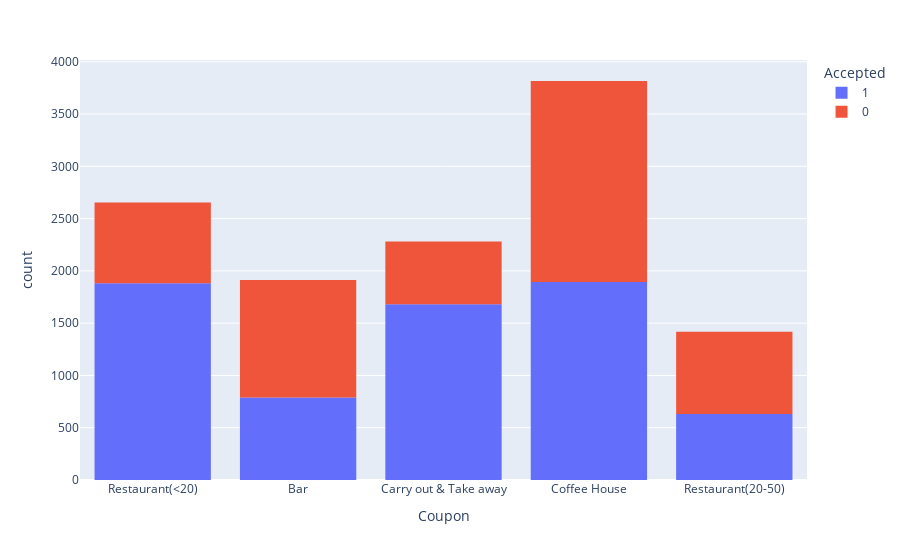

The notebook cell this image was saved under:
### Markdown cell above
5. Use a bar plot to visualize the `coupon` column.

### Code cell
#Exploring data further: A bar chart with coupon and wether or not it was accepted
coupons = px.histogram(data, x='Coupon', color='Accepted')
coupons.show()

### Figure 1 — Plotly figure (JSON) as saved in the notebook; plotly's stock layout.template omitted (floating-point values rounded to 4 significant figures; data arrays with more than 128 entries replaced by an {"elided": "..."} marker saying what was removed)
{"data": [{"alignmentgroup": "True", "bingroup": "x", "hovertemplate": "Accepted=1<br>Coupon=%{x}<br>count=%{y}<extra></extra>", "legendgroup": "1", "marker": {"color": "#636efa", "pattern": {"shape": ""}}, "name": "1", "offsetgroup": "1", "orientation": "v", "showlegend": true, "type": "histogram", "x": {"elided": "6877 str values"}, "xaxis": "x", "yaxis": "y"}, {"alignmentgroup": "True", "bingroup": "x", "hovertemplate": "Accepted=0<br>Coupon=%{x}<br>count=%{y}<extra></extra>", "legendgroup": "0", "marker": {"color": "#EF553B", "pattern": {"shape": ""}}, "name": "0", "offsetgroup": "0", "orientation": "v", "showlegend": true, "type": "histogram", "x": {"elided": "5202 str values"}, "xaxis": "x", "yaxis": "y"}], "layout": {"barmode": "relative", "legend": {"title": {"text": "Accepted"}, "tracegroupgap": 0}, "margin": {"t": 60}, "xaxis": {"anchor": "y", "domain": [0, 1], "title": {"text": "Coupon"}}, "yaxis": {"anchor": "x", "domain": [0, 1], "title": {"text": "count"}}}}
